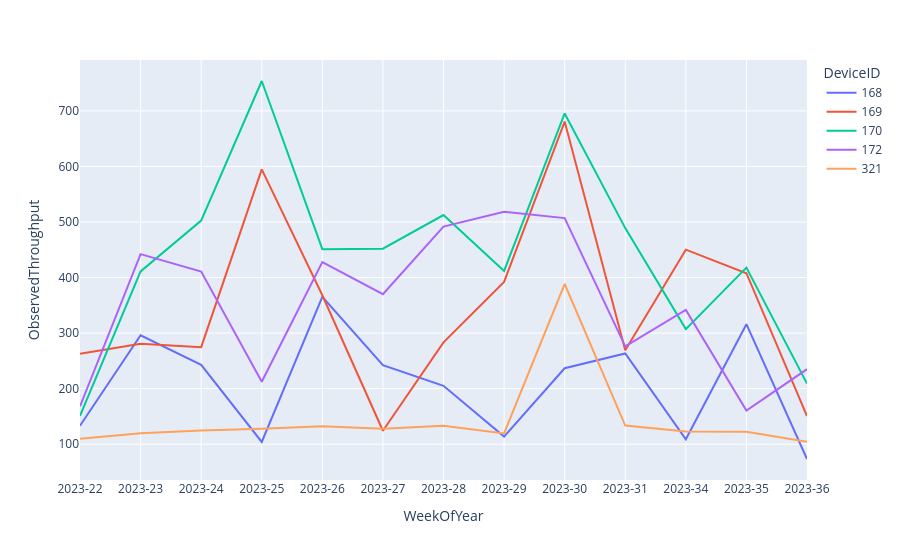

Here is the notebook cell this chart was saved with:
### Code cell
a=df.groupby(["WeekOfYear","DeviceID"])["ObservedThroughput"].sum().to_frame().reset_index()



fig1=px.line(
    a,
    x="WeekOfYear",
    y="ObservedThroughput",
    color="DeviceID"
)

fig1.show()

### Figure 1 — Plotly figure (JSON) as saved in the notebook; plotly's stock layout.template omitted (floating-point values rounded to 4 significant figures)
{"data": [{"hovertemplate": "DeviceID=168<br>WeekOfYear=%{x}<br>ObservedThroughput=%{y}<extra></extra>", "legendgroup": "168", "line": {"color": "#636efa", "dash": "solid"}, "marker": {"symbol": "circle"}, "mode": "lines", "name": "168", "orientation": "v", "showlegend": true, "type": "scatter", "x": ["2023-22", "2023-23", "2023-24", "2023-25", "2023-26", "2023-27", "2023-28", "2023-29", "2023-30", "2023-31", "2023-34", "2023-35", "2023-36"], "xaxis": "x", "y": [133.1, 296.1, 242.8, 104.0, 365.1, 242.4, 205.1, 113.8, 236.7, 263.5, 108.9, 316.0, 73.35], "yaxis": "y"}, {"hovertemplate": "DeviceID=169<br>WeekOfYear=%{x}<br>ObservedThroughput=%{y}<extra></extra>", "legendgroup": "169", "line": {"color": "#EF553B", "dash": "solid"}, "marker": {"symbol": "circle"}, "mode": "lines", "name": "169", "orientation": "v", "showlegend": true, "type": "scatter", "x": ["2023-22", "2023-23", "2023-24", "2023-25", "2023-26", "2023-27", "2023-28", "2023-29", "2023-30", "2023-31", "2023-34", "2023-35", "2023-36"], "xaxis": "x", "y": [262.8, 280.7, 274.7, 594.8, 368.2, 124.2, 283.3, 392.3, 680.8, 269.2, 450.2, 407.8, 150.6], "yaxis": "y"}, {"hovertemplate": "DeviceID=170<br>WeekOfYear=%{x}<br>ObservedThroughput=%{y}<extra></extra>", "legendgroup": "170", "line": {"color": "#00cc96", "dash": "solid"}, "marker": {"symbol": "circle"}, "mode": "lines", "name": "170", "orientation": "v", "showlegend": true, "type": "scatter", "x": ["2023-22", "2023-23", "2023-24", "2023-25", "2023-26", "2023-27", "2023-28", "2023-29", "2023-30", "2023-31", "2023-34", "2023-35", "2023-36"], "xaxis": "x", "y": [151.0, 411.1, 502.5, 753.9, 451.0, 452.0, 512.5, 412.0, 695.5, 489.0, 307.2, 417.8, 209.1], "yaxis": "y"}, {"hovertemplate": "DeviceID=172<br>WeekOfYear=%{x}<br>ObservedThroughput=%{y}<extra></extra>", "legendgroup": "172", "line": {"color": "#ab63fa", "dash": "solid"}, "marker": {"symbol": "circle"}, "mode": "lines", "name": "172", "orientation": "v", "showlegend": true, "type": "scatter", "x": ["2023-22", "2023-23", "2023-24", "2023-25", "2023-26", "2023-27", "2023-28", "2023-29", "2023-30", "2023-31", "2023-34", "2023-35", "2023-36"], "xaxis": "x", "y": [168.1, 442.2, 410.8, 212.6, 427.8, 370.0, 491.7, 518.6, 507.0, 276.2, 341.8, 160.6, 235.0], "yaxis": "y"}, {"hovertemplate": "DeviceID=321<br>WeekOfYear=%{x}<br>ObservedThroughput=%{y}<extra></extra>", "legendgroup": "321", "line": {"color": "#FFA15A", "dash": "solid"}, "marker": {"symbol": "circle"}, "mode": "lines", "name": "321", "orientation": "v", "showlegend": true, "type": "scatter", "x": ["2023-22", "2023-23", "2023-24", "2023-25", "2023-26", "2023-27", "2023-28", "2023-29", "2023-30", "2023-31", "2023-34", "2023-35", "2023-36"], "xaxis": "x", "y": [110.0, 119.5, 124.8, 127.6, 132.4, 127.9, 133.4, 119.5, 388.4, 133.4, 122.8, 122.3, 104.4], "yaxis": "y"}], "layout": {"legend": {"title": {"text": "DeviceID"}, "tracegroupgap": 0}, "margin": {"t": 60}, "xaxis": {"anchor": "y", "domain": [0, 1], "title": {"text": "WeekOfYear"}}, "yaxis": {"anchor": "x", "domain": [0, 1], "title": {"text": "ObservedThroughput"}}}}
